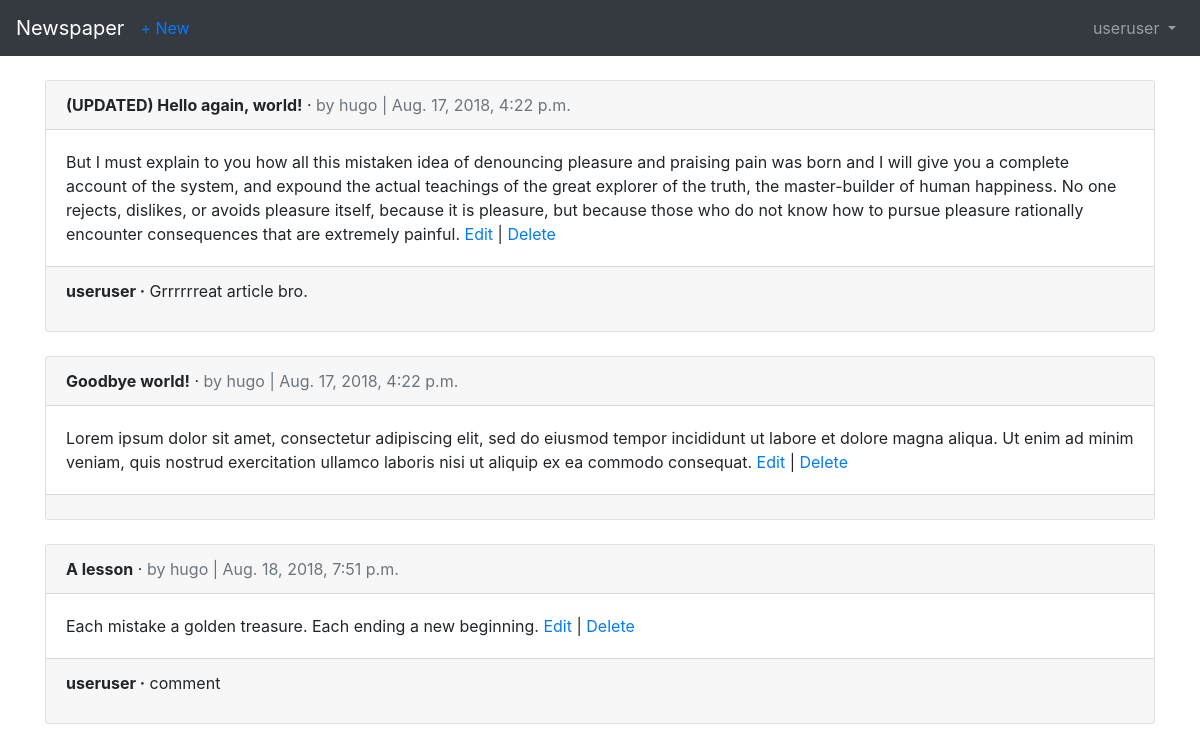
Screenshot of /articles/ (signed in) with the database file from the repository.
### users/models.py (models this page shows)
class CustomUser(AbstractUser):
    age = models.PositiveIntegerField(default=0)

### articles/models.py (models this page shows, shortened)
class Article(models.Model):
    title = models.CharField(max_length=255)
    body = models.TextField()
    date = models.DateTimeField(auto_now_add=True)
    author = models.ForeignKey(
        get_user_model(),
        on_delete=models.CASCADE,
    )

class Comment(models.Model):
    article = models.ForeignKey(Article,
     on_delete=models.CASCADE,
     related_name='comments'
     )
    comment = models.CharField(max_length=140)
    author = models.ForeignKey(
        get_user_model(),
        on_delete=models.CASCADE,
    )
    def __str__(self):
        return self.comment

### articles/views.py (the view)
# urls.py: path('', views.ArticleListView.as_view(), name='article_list'),
class ArticleListView(LoginRequiredMixin, ListView):
    model = models.Article
    template_name = 'article_list.html'
    login_url = 'login'

### templates/article_list.html (shortened to what this page needs)
{% extends 'base.html' %}
{% block content %}
  {% for article in object_list %}
  <div class="card">
    <div class="card-header">
      <span class="font-weight-bold">{{ article.title }}</span> &middot;
      <span class="text-muted">by {{ article.author }} | {{ article.date }}</span>
    </div>
    <div class="card-body">
      {{ article.body }}
      <a href="{% url 'article_edit' article.pk %}">Edit</a> |
      <a href="{% url 'article_delete' article.pk %}">Delete</a>
    </div>
    <div class="card-footer">
      {% for comment in article.comments.all %}
        <p>
          <span class="font-weight-bold">{{ comment.author }} &middot;</span>
          {{ comment }}
        </p>
      {% endfor %}
    </div>
  </div>
  <br />
  {% endfor %}
{% endblock content %}

### templates/base.html (shortened to what this page needs)
<!doctype html>
<html lang="en">
<head>
  <link rel="stylesheet" href="https://maxcdn.bootstrapcdn.com/bootstrap/4.0.0/css/bootstrap.min.css"
>
  <head>
    <body>
      <nav class="navbar navbar-expand-md navbar-dark bg-dark mb-4">
        <a class="navbar-brand" href="{% url 'home' %}">Newspaper</a>
        {% if user.is_authenticated %}
        <ul class="navbar-nav mr-auto">
          <li class="nav-item"><a href="{% url 'article_new' %}">+ New</a></li>
        </ul>
        {% endif %}
      <div class="collapse navbar-collapse" id="navbarCollapse">
        {% if user.is_authenticated %}
        <ul class="navbar-nav ml-auto">
          <li class="nav-item">
            <a class="nav-link dropdown-toggle" href="#" id="userMenu"
            data-toggle="dropdown" aria-haspopup="true" aria-expanded
            ="false">
            {{ user.username }}
          </a>
        </li>
      </ul>
          {% endif %}
        </div>
      </nav>
      <div class="container">
        {% block content %}
        {% endblock %}
      </div>
  </body>
</html>

### rows the page displays
CustomUser: username "useruser"
Article: title "(UPDATED) Hello again, world!", author "hugo", date "Aug. 17, 2018, 4:22 p.m.", body "But I must explain to you how all this mistaken idea of denouncing pleasure and praising pain was born and I will give you a complete account of the system, and expound the actual teachings of the great explorer of the truth, the master-builder of human happiness. No one rejects, dislikes, or avoids pleasure itself, because it is pleasure, but because those who do not know how to pursue pleasure rationally encounter consequences that are extremely painful."
Comment: author "useruser", comment "Grrrrrreat article bro."
Article: title "Goodbye world!", author "hugo", date "Aug. 17, 2018, 4:22 p.m.", body "Lorem ipsum dolor sit amet, consectetur adipiscing elit, sed do eiusmod tempor incididunt ut labore et dolore magna aliqua. Ut enim ad minim veniam, quis nostrud exercitation ullamco laboris nisi ut aliquip ex ea commodo consequat."
Article: title "A lesson", author "hugo", date "Aug. 18, 2018, 7:51 p.m.", body "Each mistake a golden treasure. Each ending a new beginning."
Comment: author "useruser", comment "comment"
